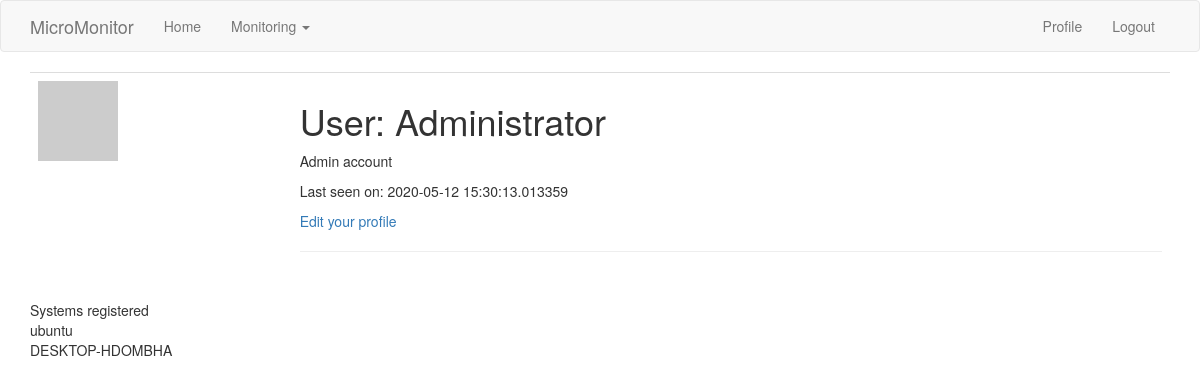
The app's page /user/Administrator (signed in), older data.
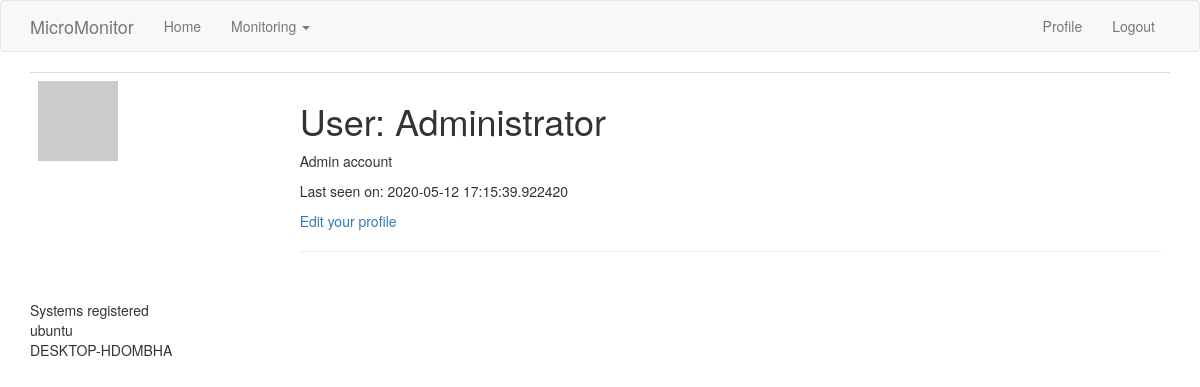
The same page, newer data.
### app/models.py (models this page shows, shortened)
class User(UserMixin, db.Model):
    id = db.Column(db.Integer, primary_key=True)
    username = db.Column(db.String(64), index=True, unique=True)
    email = db.Column(db.String(120), index=True, unique=True)
    password_hash = db.Column(db.String(128))
    about_me = db.Column(db.String(140))
    last_seen = db.Column(db.DateTime, default=datetime.utcnow)
    def avatar(self, size):
        digest = md5(self.email.lower().encode('utf-8')).hexdigest()
        return 'https://www.gravatar.com/avatar/{}?d=identicon&s={}'.format(
            digest, size)

class System(db.Model):
    id = db.Column(db.Integer, primary_key=True, autoincrement=True)
    system_id = db.Column(db.String(140))
    timestamp = db.Column(db.DateTime, index=True, default=datetime.utcnow)
    cpu_usage = db.Column(db.Float)
    cpu_temp = db.Column(db.Float)
    disk_free= db.Column(db.Float)
    disk_used= db.Column(db.Float)
    disk_percent = db.Column(db.Float)
    os = db.Column(db.String(140))
    cpu_cores_phys = db.Column(db.Integer)
    cpu_freq_max = db.Column(db.Float)
    memory_total = db.Column(db.Float)
    memory_used = db.Column(db.Float)
    memory_percent= db.Column(db.Float)

### app/routes.py (the view)
@app.route('/user/<username>')
@login_required
def user(username):
    user = User.query.filter_by(username=username).first_or_404()
    systems = session.query(System.system_id).all()
    system_list = []
    for lists in systems:
        system_list.append(*lists._asdict().values())
    uniqueList = list(set(system_list))
    system1, system2 = uniqueList
    print(system1)
    return render_template('user.html', user=user, systems=uniqueList )

### app/models.py (called while the page is built)
@login.user_loader
def load_user(id):
    return User.query.get(int(id))

### app/routes.py (called while the page is built)
@app.before_request
def before_request():
    if current_user.is_authenticated:
        current_user.last_seen = datetime.utcnow()
        db.session.commit()

### app/templates/user.html (shortened to what this page needs)
{% extends "base.html" %}
{% block app_content %}
    <table class="table table-hover">
        <tr valign="top">
            <td><img src="{{ user.avatar(128) }}"></td>
            <td>
                <h1>User: {{ user.username }}</h1>
                {% if user.about_me %}<p>{{ user.about_me }}</p>{% endif %}
                {% if user.last_seen %}<p>Last seen on: {{ user.last_seen }}</p>{% endif %}
                {% if user == current_user %}
                <p><a href="{{ url_for('edit_profile') }}">Edit your profile</a></p>
                    <hr>
                {% endif %}
            </td>
        </tr>
    </table>
<table>
    <tbody>
{% for system in systems %}
<tr>
    <td>{{system}}</td>
</tr>
</table>
    {% endfor %}
{% endblock %}

### app/templates/base.html (shortened to what this page needs)
{% extends 'bootstrap/base.html' %}
{% block navbar %}
    <nav class="navbar navbar-default">
        <div class="container">
            <div class="navbar-header">
                <a class="navbar-brand" href="{{ url_for('index') }}">MicroMonitor</a>
            </div>
            <div class="collapse navbar-collapse" id="navbarSupportedContent">
                <ul class="nav navbar-nav">
                    <li><a href="{{ url_for('index') }}">Home</a></li>
                    <li class="nav-item oo-roboto-override dropdown">
                        <a class="nav-link dropdown-toggle" data-toggle="dropdown" role="button" aria-haspopup="true" aria-expanded="false" href="{{ url_for('index') }}">
                            Monitoring
                            <span class="caret"></span>
                        </a>
                </li>
                </ul>
                <ul class="nav navbar-nav navbar-right">
                    {% if current_user.is_anonymous %}
                    <li><a href="{{ url_for('login') }}">Login</a></li>
                    {% else %}
                    <li><a href="{{ url_for('user', username=current_user.username) }}">Profile</a></li>
                    <li><a href="{{ url_for('logout') }}">Logout</a></li>
                    {% endif %}
                </ul>
            </div>
        </div>
    </nav>
{% endblock %}
{% block content %}
<div class="container">
    {% block app_content %}{% endblock %}
</div>
{% endblock %}

Row changes from the older to the newer data that the page shows:
changed User "Administrator": last_seen "2020-05-12 15:30:13.013359" → "2020-05-12 17:15:39.922420"
